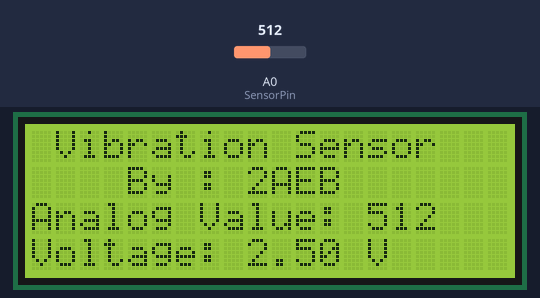
The sketch below on a simulated Arduino Uno, built with avr-gcc and run on an emulated ATmega328P. Shown: 20×4 character LCD. Inputs (shaded band) come from the test bench; at power-on: A0 (SensorPin) = 512.

Above: at 1.2 s.
1.3 s: A0 (SensorPin) set to 716
At 2.0 s:
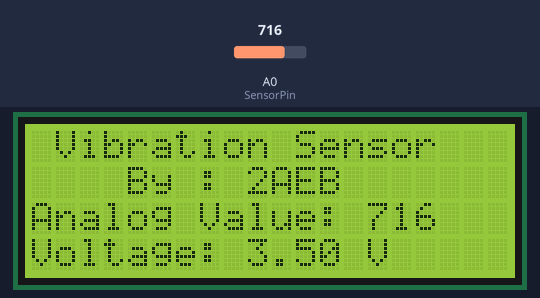
3.0 s: A0 (SensorPin) set to 900
At 3.5 s:
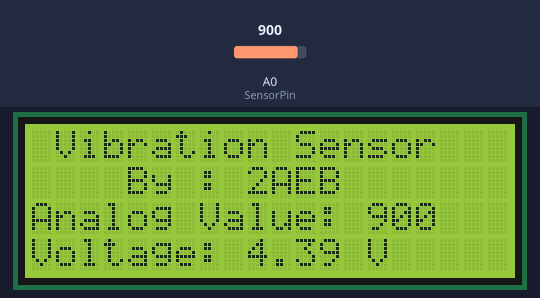
4.5 s: A0 (SensorPin) set to 1023
At 5.0 s:
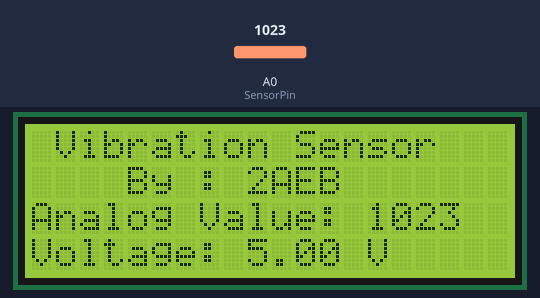
Timing chart, 0 to 7.5 s (numbered marks = the images above; inputs shaded):
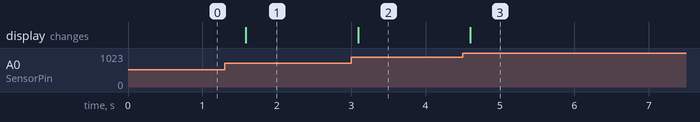

The sketch:

Program_VibrationSensor_Analog.ino
```cpp
#include <LiquidCrystal.h>

// initialize the library with the numbers of the interface pins
LiquidCrystal lcd(13, 12, 11, 10, 9, 8);


int SensorPin = A0;


void setup() {
  // set up the LCD's number of columns and rows:
  lcd.begin(20, 4);


  // Print a message to the LCD.
  lcd.setCursor(1,0);
  lcd.print("Vibration Sensor");
  lcd.setCursor(4,1);
  lcd.print("By : 2AEB");


  lcd.setCursor(0,2);
  lcd.print("Analog Value: ");
  lcd.setCursor(0,3);
  lcd.print("Voltage: ");
 }

 void loop() {
  int SensorValue = analogRead(SensorPin);
  float SensorVolts = analogRead(SensorPin)*0.0048828125;


  lcd.setCursor(14, 2);
  lcd.print(SensorValue);

  lcd.setCursor(9, 3);
  lcd.print(SensorVolts);

  lcd.print(" V");
  delay(300);


//  sensorValue = analogRead(sensorPin);

//  lcd.setCursor(4,2);

//  lcd.print(sensorValue);

//  delay(1000);
}
```

Measured:
- after the input at 1.3 s, the display: changes after 0.28 s (image 1)
- after the input at 3.0 s, the display: changes after 0.09 s (image 2)
- after the input at 4.5 s, the display: changes after 0.10 s (image 3)
